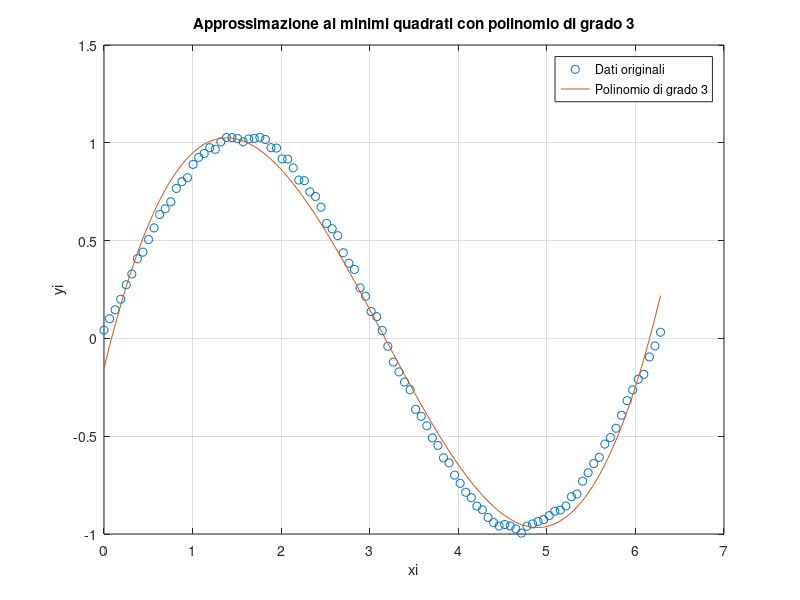

Recreate this plot in MATLAB.
% Imposta il seed per la generazione casuale dei numeri
rng(0)

% Genera i dati
xi = linspace(0, 2*pi, 101);
yi = sin(xi) + rand(size(xi)) * 0.05;

% Calcola i coefficienti del polinomio di grado 3
p = polyfit(xi, yi, 3);

% Valuta il polinomio sui punti di xi
yi_fit = polyval(p, xi);

% Grafico dei risultati
figure;
plot(xi, yi, 'o', 'DisplayName', 'Dati originali');
hold on;
plot(xi, yi_fit, '-', 'DisplayName', 'Polinomio di grado 3'); 
legend('Location', 'Best');
xlabel('xi');
ylabel('yi');
title('Approssimazione ai minimi quadrati con polinomio di grado 3');
grid on;
